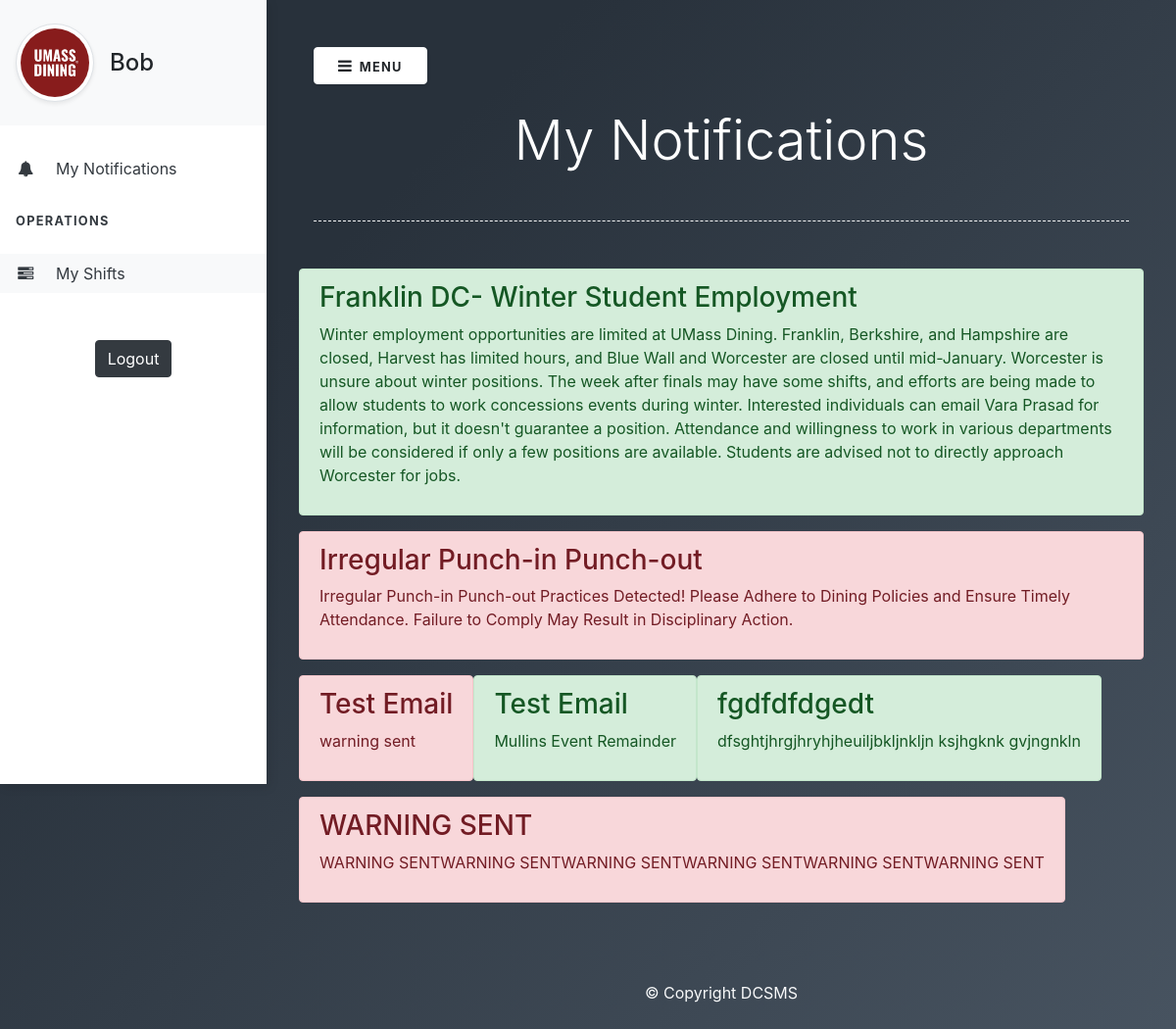
The app's page /frontend/pages/staff.php (signed in) with its own data.
### tables this page shows
CREATE TABLE `announcements` (
  `aid` int(200) NOT NULL,
  `posttype` varchar(200) NOT NULL,
  `subject` varchar(200) NOT NULL,
  `text` text NOT NULL,
  `timestamp` timestamp NOT NULL DEFAULT current_timestamp()
);

### frontend/pages/staff.php (the view, shortened to what this page needs)
<?php
include '../../backend/config/connect.php';
?>
<!DOCTYPE html>
<html>
<head>
  <link rel="stylesheet" href="https://stackpath.bootstrapcdn.com/bootstrap/4.1.3/css/bootstrap.min.css">
  <link rel="stylesheet" href="https://stackpath.bootstrapcdn.com/font-awesome/4.7.0/css/font-awesome.min.css">
  <link rel="stylesheet" href="../css/style.css">
</head>
<body>
  <div class="vertical-nav bg-white" id="sidebar">
    <div class="py-4 px-3 mb-4 bg-light">
      <div class="media d-flex align-items-center">
        <img loading="lazy" src="../assets/pic.jpg" alt="..." width="80" height="80" class="mr-3 rounded-circle img-thumbnail shadow-sm">
        <div class="media-body">
          <h4 class="m-0"><?php echo $_SESSION['fname']; ?></h4>
        </div>
      </div>
    </div>
    <ul class="nav flex-column bg-white mb-0">
      <li class="nav-item">
        <a href="staff.php" class="nav-link text-dark">
          <i class="fa fa-bell mr-3 text-dark fa-fw"></i>
          My Notifications
        </a>
      </li>
    </ul>
    <br>
    <p class="text-dark font-weight-bold text-uppercase px-3 small pb-4 mb-0">Operations</p>
    <ul class="nav flex-column bg-white mb-0">
      <li class="nav-item">
        <a href="staffshifts.php" class="nav-link text-dark bg-light">
          <i class="fa fa-tasks mr-3 text-dark fa-fw"></i>
          My Shifts
        </a>
      </li>
    </ul>
    <div class="mt-5 text-center">
      <button type="button" class="btn btn-dark"><a href="stafflogout.php" style="color:white;text-decoration: none;">Logout</a></button>
    </div>
  </div>
  <div class="page-content p-5" id="content">
    <button id="sidebarCollapse" type="button" class="btn btn-light bg-white rounded-pill shadow-sm px-4 mb-4"><i class="fa fa-bars mr-2"></i><small class="text-uppercase font-weight-bold">Menu</small></button>
    <h2 class="display-4 text-white text-center">My Notifications</h2>
    <div class="separator"></div>
    <div class="row text-white">
      <?php
      $sql = "SELECT * FROM announcements";
      $result = mysqli_query($conn, $sql);
      if ($result) {
        while ($announcement = mysqli_fetch_assoc($result)) {
          $alertClass = 'alert mb-3';
          switch ($announcement['posttype']) {
            case 'Announcement':
              $alertClass .= ' alert-success';
              break;
            case 'Warning':
              $alertClass .= ' alert-danger';
              break;
          }
          echo '<div class="' . $alertClass . '">';
          echo '<h3>' . $announcement['subject'] . '</h3>';
          echo '<p>' . $announcement['text'] . '</p>';
          echo '</div>';
        }
      }
      ?>
    </div>
    <div class="footer-copyright text-center text-light py-3 mt-5">&copy; Copyright DCSMS</div>
  </div>
</body>
</html>

### frontend/css/style.css (style rules this page uses)
body { background-color: #485461; background-image: linear-gradient(315deg, #485461 0%, #28313b 74%); min-height: 100vh; overflow-x: hidden; }
.vertical-nav { min-width: 17rem; width: 17rem; height: 100vh; position: fixed; top: 0; left: 0; box-shadow: 3px 3px 10px rgba(0, 0, 0, 0.1); transition: all 0.4s; }
.page-content { width: calc(100% - 17rem); margin-left: 17rem; transition: all 0.4s; }
.separator { margin: 3rem 0; border-bottom: 1px dashed #fff; }
.text-uppercase { letter-spacing: 0.1em; }
.nav-link { text-transform: capitalize; }

### records on screen
announcements: subject "Franklin DC- Winter Student Employment", text "Winter employment opportunities are limited at UMass Dining. Franklin, Berkshire, and Hampshire are closed, Harvest has limited hours, and Blue Wall and Worcester are closed until mid-January. Worcester is unsure about winter positions. The week after finals may have some shifts, and efforts are being made to allow students to work concessions events during winter. Interested individuals can email Vara Prasad for information, but it doesn't guarantee a position. Attendance and willingness to work in various departments will be considered if only a few positions are available. Students are advised not to directly approach Worcester for jobs."
announcements: subject "Irregular Punch-in Punch-out", text "Irregular Punch-in Punch-out Practices Detected! Please Adhere to Dining Policies and Ensure Timely Attendance. Failure to Comply May Result in Disciplinary Action."
announcements: subject "Test Email", text "warning sent"
announcements: subject "Test Email", text "Mullins Event Remainder"
announcements: subject "fgdfdfdgedt", text "dfsghtjhrgjhryhjheuiljbkljnkljn ksjhgknk gvjngnkln"
announcements: subject "WARNING SENT", text "WARNING SENTWARNING SENTWARNING SENTWARNING SENTWARNING SENTWARNING SENT"

### other values on screen
$_SESSION['fname'] "Bob"
